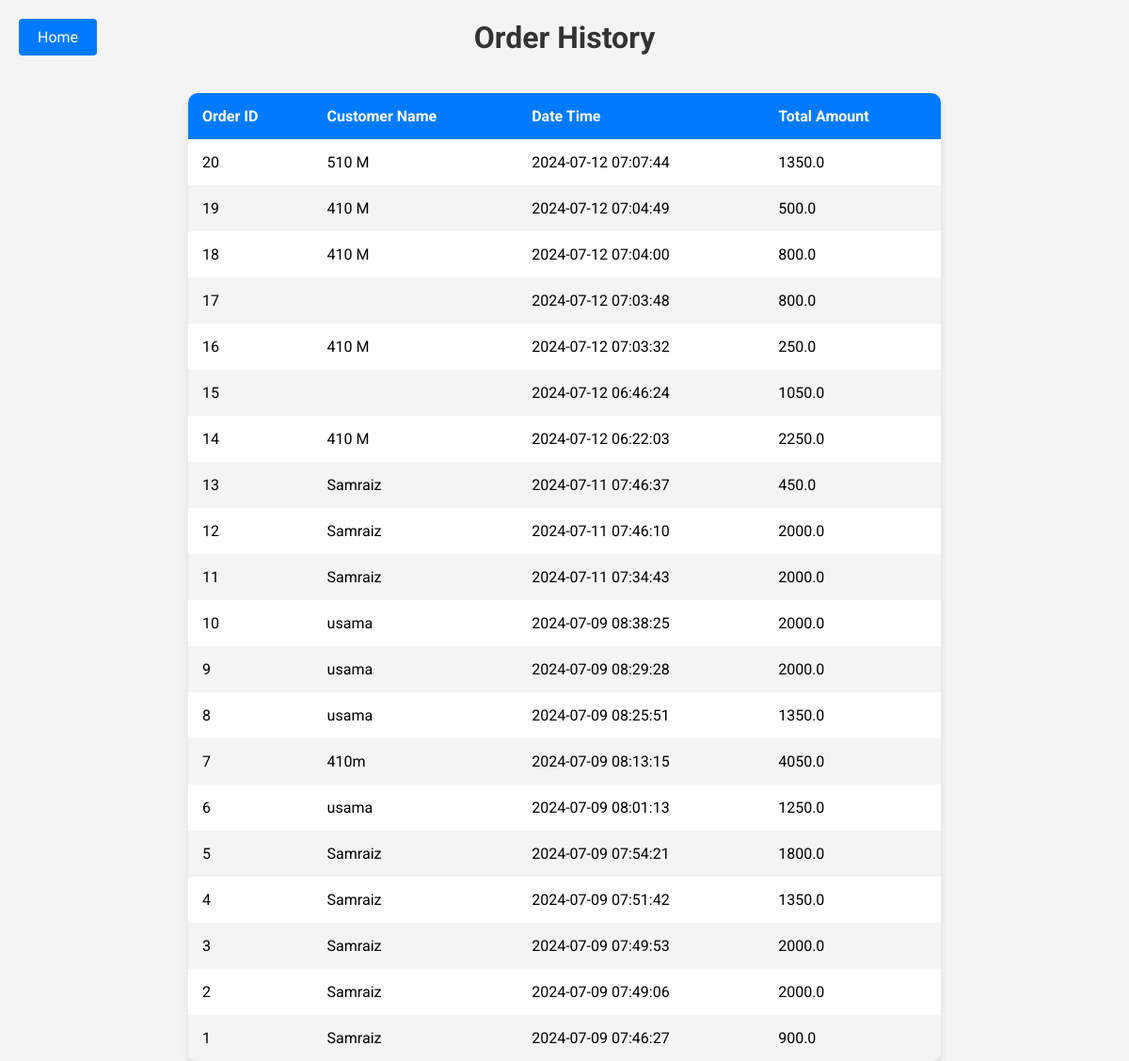
The page /order_history on the database as committed earlier.
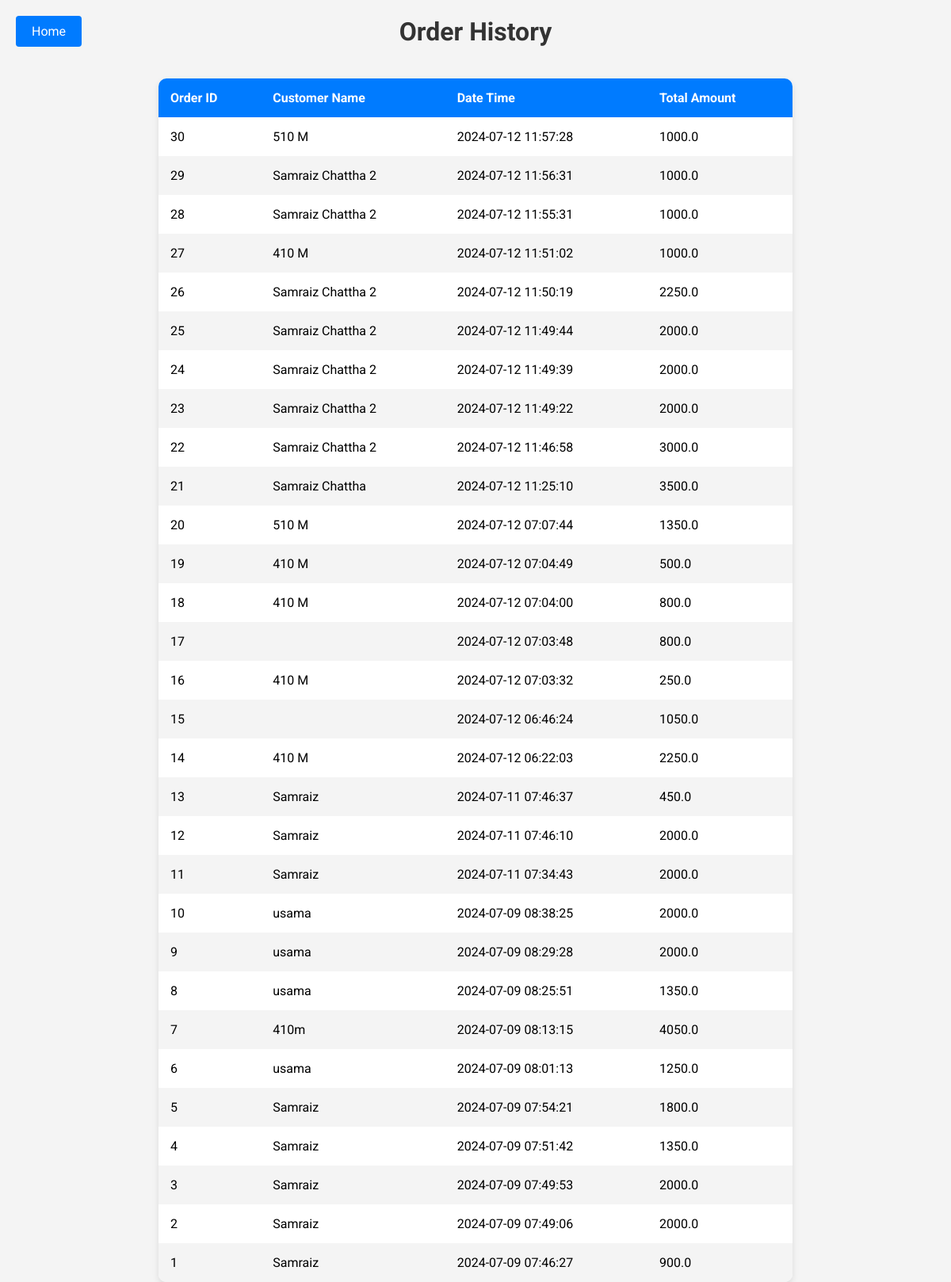
The same page on the database as committed later.
### app/models.py (models this page shows)
class Order(db.Model):
    id = db.Column(db.Integer, primary_key=True)
    customer_name = db.Column(db.String(100), nullable=False)
    datetime = db.Column(db.DateTime, default=datetime.utcnow)
    total_amount = db.Column(db.Float, nullable=False)
    order_items = db.relationship('OrderItem', backref='order', lazy=True)

### app/main.py (the view)
@main.route('/order_history', methods=['GET'])
def sales():
    orders = Order.query.order_by(Order.datetime.desc()).all()
    return render_template('order_history.html', orders=orders)

### app/templates/order_history.html (shortened to what this page needs)
<!DOCTYPE html>
<html lang="en">
<head>
    <link rel="stylesheet" href="{{ url_for('static', filename='css/order_history.css') }}">
</head>
<body>
    <a href="{{ url_for('main.index') }}" class="back-btn">Home</a>
    <h1>Order History</h1>
    <table>
        <thead>
            <tr>
                <th>Order ID</th>
                <th>Customer Name</th>
                <th>Date Time</th>
                <th>Total Amount</th>
            </tr>
        </thead>
        <tbody>
            {% for order in orders %}
                <tr>
                    <td>{{ order.id }}</td>
                    <td>{{ order.customer_name }}</td>
                    <td>{{ order.datetime.strftime('%Y-%m-%d %H:%M:%S') }}</td>
                    <td>{{ order.total_amount }}</td>
                </tr>
            {% endfor %}
        </tbody>
    </table>
</body>
</html>

### app/static/css/order_history.css (style rules this page uses)
body { font-family: 'Roboto', sans-serif; background-color: #f4f4f4; margin: 0; padding: 0; display: flex; flex-direction: column; align-items: center; justify-content: center; min-height: 100vh; }
h1, h2 { color: #333; margin-bottom: 20px; font-weight: 700; }
table { width: 90%; max-width: 800px; border-collapse: collapse; background: #fff; box-shadow: 0 4px 8px rgba(0, 0, 0, 0.1); border-radius: 10px; overflow: hidden; margin-top: 20px; }
table th, table td { padding: 15px; text-align: left; }
table th { background-color: #007bff; color: #fff; }
table tr:nth-child(even) { background-color: #f4f4f4; }
.back-btn { position: absolute; top: 20px; left: 20px; display: block; padding: 10px 20px; background-color: #007bff; color: white; text-decoration: none; border: none; cursor: pointer; border-radius: 4px; transition: background-color 0.3s ease; }

Rows that differ between the two databases and show on the page:
added Order: id "30", customer_name "510 M", datetime "2024-07-12 11:57:28", total_amount "1000.0"
added Order: id "29", customer_name "Samraiz Chattha 2", datetime "2024-07-12 11:56:31", total_amount "1000.0"
added Order: id "28", customer_name "Samraiz Chattha 2", datetime "2024-07-12 11:55:31", total_amount "1000.0"
added Order: id "27", customer_name "410 M", datetime "2024-07-12 11:51:02", total_amount "1000.0"
added Order: id "26", customer_name "Samraiz Chattha 2", datetime "2024-07-12 11:50:19", total_amount "2250.0"
added Order: id "25", customer_name "Samraiz Chattha 2", datetime "2024-07-12 11:49:44", total_amount "2000.0"
added Order: id "24", customer_name "Samraiz Chattha 2", datetime "2024-07-12 11:49:39", total_amount "2000.0"
added Order: id "23", customer_name "Samraiz Chattha 2", datetime "2024-07-12 11:49:22", total_amount "2000.0"
added Order: id "22", customer_name "Samraiz Chattha 2", datetime "2024-07-12 11:46:58", total_amount "3000.0"
added Order: id "21", customer_name "Samraiz Chattha", datetime "2024-07-12 11:25:10", total_amount "3500.0"
